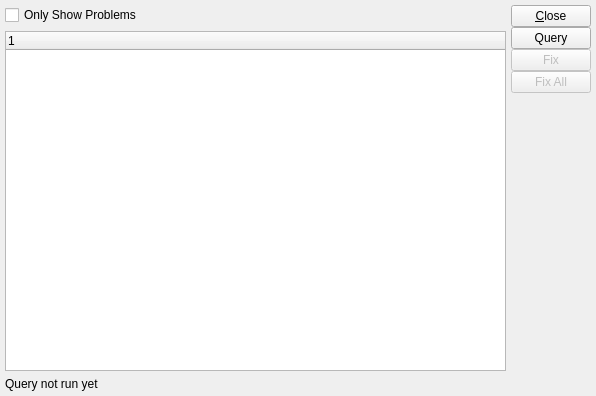
<?xml version="1.0" encoding="UTF-8"?>
<ui version="4.0">
 <comment>This file is part of the xTuple ERP: PostBooks Edition, a free and
open source Enterprise Resource Planning software suite,
Copyright (c) 1999-2019 by OpenMFG LLC, d/b/a xTuple.
It is licensed to you under the Common Public Attribution License
version 1.0, the full text of which (including xTuple-specific Exhibits)
is available at www.xtuple.com/CPAL.  By using this software, you agree
to be bound by its terms.</comment>
 <class>fixSerial</class>
 <widget class="QWidget" name="fixSerial">
  <property name="geometry">
   <rect>
    <x>0</x>
    <y>0</y>
    <width>596</width>
    <height>396</height>
   </rect>
  </property>
  <property name="windowTitle">
   <string>Fix Serial Columns</string>
  </property>
  <layout class="QHBoxLayout">
   <item>
    <layout class="QVBoxLayout">
     <property name="spacing">
      <number>6</number>
     </property>
     <property name="margin">
      <number>0</number>
     </property>
     <item>
      <widget class="QCheckBox" name="_showProblems">
       <property name="text">
        <string>Only Show Problems</string>
       </property>
      </widget>
     </item>
     <item>
      <widget class="XTreeWidget" name="_serial"/>
     </item>
     <item>
      <widget class="QLabel" name="_statusLit">
       <property name="text">
        <string>Query not run yet</string>
       </property>
      </widget>
     </item>
    </layout>
   </item>
   <item>
    <layout class="QVBoxLayout">
     <property name="spacing">
      <number>0</number>
     </property>
     <property name="margin">
      <number>0</number>
     </property>
     <item>
      <widget class="QPushButton" name="_close">
       <property name="text">
        <string>&amp;Close</string>
       </property>
      </widget>
     </item>
     <item>
      <widget class="QPushButton" name="_query">
       <property name="text">
        <string>Query</string>
       </property>
      </widget>
     </item>
     <item>
      <widget class="QPushButton" name="_fix">
       <property name="enabled">
        <bool>false</bool>
       </property>
       <property name="text">
        <string>Fix</string>
       </property>
      </widget>
     </item>
     <item>
      <widget class="QPushButton" name="_fixAll">
       <property name="enabled">
        <bool>false</bool>
       </property>
       <property name="text">
        <string>Fix All</string>
       </property>
      </widget>
     </item>
     <item>
      <spacer>
       <property name="orientation">
        <enum>Qt::Vertical</enum>
       </property>
       <property name="sizeHint" stdset="0">
        <size>
         <width>20</width>
         <height>35</height>
        </size>
       </property>
      </spacer>
     </item>
    </layout>
   </item>
  </layout>
 </widget>
 <layoutdefault spacing="5" margin="5"/>
 <customwidgets>
  <customwidget>
   <class>XTreeWidget</class>
   <extends>QTreeWidget</extends>
   <header>xtreewidget.h</header>
   <container>1</container>
  </customwidget>
 </customwidgets>
 <tabstops>
  <tabstop>_showProblems</tabstop>
  <tabstop>_serial</tabstop>
  <tabstop>_query</tabstop>
  <tabstop>_fix</tabstop>
  <tabstop>_fixAll</tabstop>
  <tabstop>_close</tabstop>
 </tabstops>
 <resources/>
 <connections>
  <connection>
   <sender>_close</sender>
   <signal>clicked()</signal>
   <receiver>fixSerial</receiver>
   <slot>close()</slot>
   <hints>
    <hint type="sourcelabel">
     <x>20</x>
     <y>20</y>
    </hint>
    <hint type="destinationlabel">
     <x>20</x>
     <y>20</y>
    </hint>
   </hints>
  </connection>
 </connections>
</ui>
